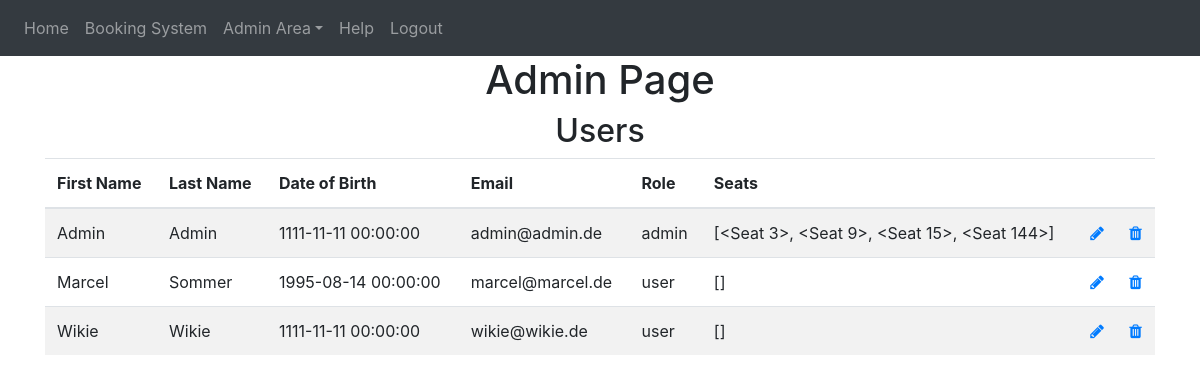
Page /admin-area/user (signed in) on the earlier database version.
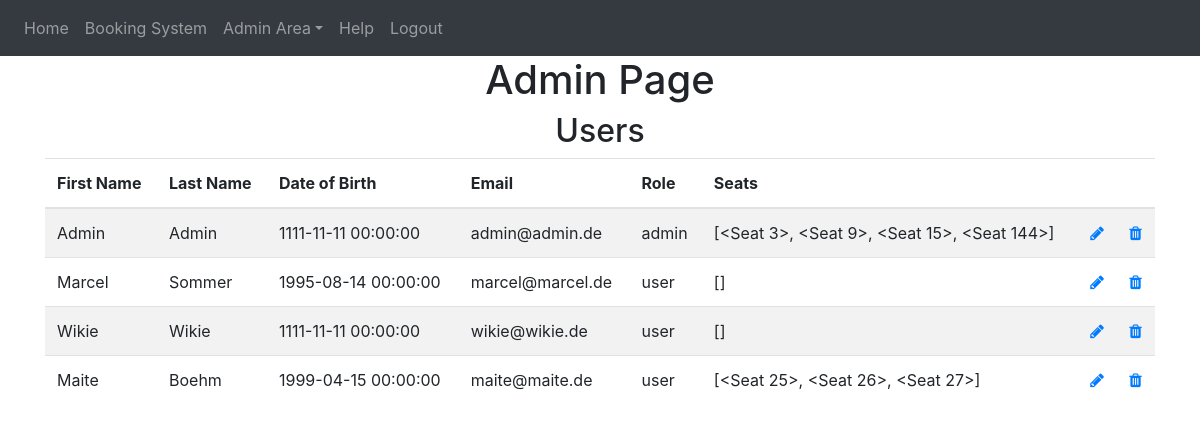
Same page on the later database version.
### website/models.py (models this page shows)
class User(db.Model, UserMixin):
    id = db.Column(db.Integer, primary_key=True)
    email = db.Column(db.String(150), unique=True)
    password = db.Column(db.String(150))
    first_name = db.Column(db.String(150))
    last_name = db.Column(db.String(150))
    birth_date = db.Column(db.DateTime)
    role = db.Column(db.String(10))
    seats = db.relationship('Seat')

### website/admin.py (the view)
@admins.route('/user', methods=['GET', 'POST'])
@login_required
def admin_user():
    admin = admin_user_checker(current_user)
    if admin:
        users = User.query.all()
        return render_template('admin_user.html', user=current_user, users=users)

### website/__init__.py (called while the page is built)
def create_app():
    from .views import views
    from .auth import auth
    from .admin import admins
    from .models import User, Seat
    app = Flask(__name__)
    app.config['SECRET_KEY'] = 'hjshjhdjah kjshkjdhjs'
    app.config['SQLALCHEMY_DATABASE_URI'] = f'sqlite:///{DB_NAME}'
    app.config['FLASK_ADMIN_SWATCH'] = 'cerulean'
    app.register_blueprint(views, url_prefix='/')
    app.register_blueprint(auth, url_prefix='/')
    app.register_blueprint(admins, url_prefix='/admin-area')
    db.init_app(app)
    create_database(app)
    login_manager = LoginManager()
    login_manager.login_view = 'auth.login'
    login_manager.init_app(app)
    @login_manager.user_loader
    def load_user(id):
        return User.query.get(int(id))
    return app

### website/python_scripts.py (called while the page is built)
def admin_user_checker(current_user):
    if current_user.role == 'admin':
        return True
    else:
        flash('You need do be an Admin to access!!', category='error')
        return redirect(url_for('views.home'))

### website/templates/admin_user.html
{% extends "base.html" %} {% block title %}Admin{% endblock %}
{% block content%}
<h1 align="center">Admin Page</h1>
<h2 align="center">Users</h2>
<table class="table table-striped" id="users">
    <thead>
        <tr>
        <th scope="col">First Name</th>
        <th scope="col">Last Name</th>
        <th scope="col">Date of Birth</th>
        <th scope="col">Email</th>
        <th scope="col">Role</th>
        <th scope="col">Seats</th>
        <th scope="col"></th>
        <th scope="col"></th>
        </tr>
    </thead>
    <tbody>
        {% for user in users %}
        <tr>
        <td>{{user.first_name}}</td>
        <td>{{user.last_name}} </td>
        <td>{{user.birth_date}}</td>
        <td>{{user.email}}</td>
        <td>{{user.role}}</td>
        <td>{{user.seats}}</td>
        <td><a class="icon" href="{{url_for('admins.update_user', id=user.id)}}" >
            <span class="fa fa-pencil glyphicon glyphicon-pencil"></span></a></td>
        <td><a class="icon" href="{{url_for('admins.delete_user', id=user.id)}}">
            <span class="fa fa-trash glyphicon glyphicon-trash"></span>
        </a></td>
        </tr>
        {% endfor %}
    </tbody>
</table>
{% endblock %}

### website/templates/base.html (shortened to what this page needs)
<!DOCTYPE html>
<html>
  <head>
    <link
      rel="stylesheet"
      href="https://cdn.jsdelivr.net/npm/bootstrap@4.0.0/dist/css/bootstrap.min.css"
/>
    <link
      rel="stylesheet"
      href="https://stackpath.bootstrapcdn.com/font-awesome/4.7.0/css/font-awesome.min.css"
/>
  </head>
  <body>
    <nav class="navbar navbar-expand-lg navbar-dark bg-dark">
      <div class="collapse navbar-collapse" id="navbar">
        <div class="navbar-nav" role="tablist">
          {% if user.is_authenticated %}
          <a class="nav-item nav-link" id="home" href="/">Home</a>
          <a class="nav-item nav-link" id="bookingsystem" href="/bookingsystem">Booking System</a>
            {% if current_user.role == 'admin' %}
            <a class="nav-item dropdown">
              <a class="nav-link dropdown-toggle" data-toggle="dropdown" id="admin-area">Admin Area</a>
            </a>
            {% endif %}
          <a class="nav-item nav-link" id="help" href="/help">Help</a>
          <a class="nav-item nav-link" id="logout" href="/logout">Logout</a>
          {% else %}
          <a class="nav-item nav-link" id="login" href="/login">Login</a>
          <a class="nav-item nav-link" id="signUp" href="/sign-up">Sign Up</a>
          {% endif %}
        </div>
      </div>
    </nav>
    <div class="container">{% block content %} {% endblock %}</div>
  </body>
</html>

Differences in the rows shown:
added User: first_name "Maite", last_name "Boehm", birth_date "1999-04-15 00:00:00", email "maite@maite.de", role "user", seats "[<Seat 25>, <Seat 26>, <Seat 27>]"
